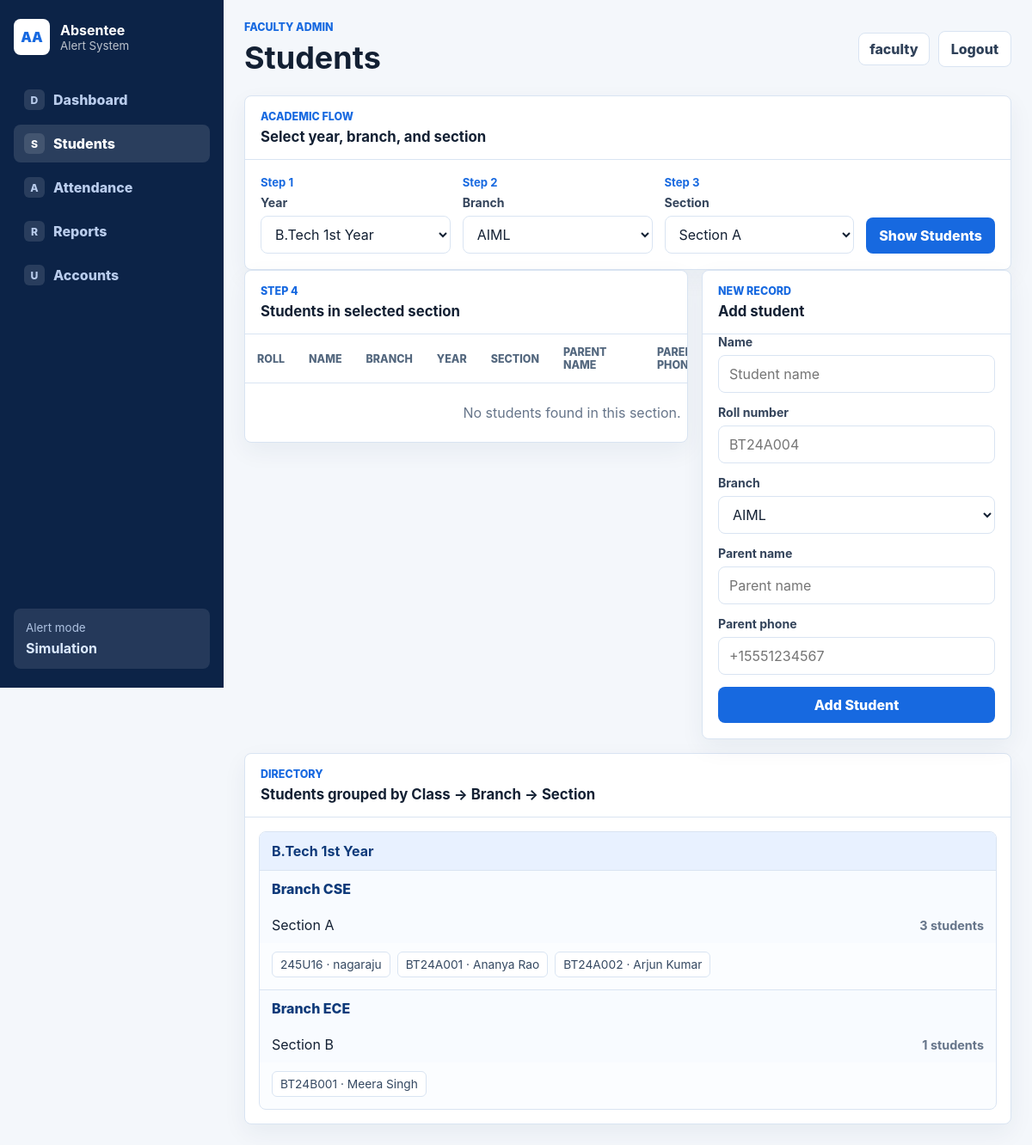
The app's page /students (signed in) with its own data.
### tables this page shows
CREATE TABLE users (
                id INTEGER PRIMARY KEY AUTOINCREMENT,
                username TEXT NOT NULL UNIQUE,
                password TEXT NOT NULL,
                role TEXT NOT NULL CHECK(role IN ('faculty', 'student')),
                student_id INTEGER UNIQUE,
                created_at TEXT NOT NULL DEFAULT CURRENT_TIMESTAMP,
                FOREIGN KEY(student_id) REFERENCES students(id) ON DELETE CASCADE
            );

CREATE TABLE students (
                id INTEGER PRIMARY KEY AUTOINCREMENT,
                name TEXT NOT NULL,
                roll TEXT NOT NULL UNIQUE,
                "class" INTEGER NOT NULL,
                section INTEGER NOT NULL,
                parent_phone TEXT NOT NULL,
                created_at TEXT NOT NULL DEFAULT CURRENT_TIMESTAMP, branch TEXT NOT NULL DEFAULT 'CSE', parent_name TEXT NOT NULL DEFAULT 'Parent',
                FOREIGN KEY("class") REFERENCES classes(id) ON DELETE RESTRICT,
                FOREIGN KEY(section) REFERENCES sections(id) ON DELETE RESTRICT
            );

### app.py (the view)
@app.route("/students")
@login_required("faculty")
def students():
    with get_db() as conn:
        class_id, branch, section_id = selected_or_default(conn)
        classes = get_classes(conn)
        branches = get_branches(conn)
        sections = get_sections(conn, class_id)
        selected_students = get_students(conn, class_id, section_id, branch) if class_id and section_id and branch else []
        groups = grouped_students(conn)
    return render_template(
        "students.html",
        classes=classes,
        branches=branches,
        sections=sections,
        selected_class_id=class_id,
        selected_branch=branch,
        selected_section_id=section_id,
        students=selected_students,
        groups=groups,
    )

### app.py (called while the page is built, shortened)
def get_db() -> sqlite3.Connection:
    conn = sqlite3.connect(DB_PATH)
    conn.row_factory = sqlite3.Row
    conn.execute("PRAGMA foreign_keys = ON")
    return conn

def rows_to_dicts(rows: list[sqlite3.Row]) -> list[dict[str, Any]]:
    return [dict(row) for row in rows]

def current_user() -> dict[str, Any] | None:
    user_id = session.get("user_id")
    if not user_id:
        return None
    with get_db() as conn:
        user = conn.execute(
            "SELECT id, username, role, student_id FROM users WHERE id = ?",
            (user_id,),
        ).fetchone()
    if not user:
        session.clear()
        return None
    return dict(user)

def login_required(role: str | None = None):
    def decorator(view):
        @wraps(view)
        def wrapped(*args, **kwargs):
            user = current_user()
            if not user:
                flash("Please log in to continue.", "error")
                return redirect(url_for("login", role=role or "faculty"))
            if role and user["role"] != role:
                flash("You do not have access to that page.", "error")
                return redirect(url_for("home"))
            return view(*args, **kwargs)
        return wrapped
    return decorator

def get_classes(conn: sqlite3.Connection) -> list[dict[str, Any]]:
    return rows_to_dicts(
        conn.execute("SELECT id, name, year FROM classes ORDER BY year").fetchall()
    )

def get_sections(conn: sqlite3.Connection, class_id: int | None = None) -> list[dict[str, Any]]:
    if class_id:
        rows = conn.execute(
            """
            SELECT sec.id, sec.class_id, sec.section_name, cls.name AS class_name, cls.year
            FROM sections sec
            JOIN classes cls ON cls.id = sec.class_id
            WHERE sec.class_id = ?
            ORDER BY sec.section_name
            """,
            (class_id,),
        ).fetchall()
    return rows_to_dicts(rows)

def get_branches(conn: sqlite3.Connection) -> list[dict[str, Any]]:
    return rows_to_dicts(
        conn.execute("SELECT id, branch_name FROM branches ORDER BY branch_name").fetchall()
    )

def branch_names(conn: sqlite3.Connection) -> set[str]:
    return {row["branch_name"] for row in conn.execute("SELECT branch_name FROM branches").fetchall()}

def twilio_ready() -> bool:
    return bool(
        Client
        and os.environ.get("TWILIO_ACCOUNT_SID")
        and os.environ.get("TWILIO_AUTH_TOKEN")
        and os.environ.get("TWILIO_FROM_NUMBER")
    )

### templates/students.html (shortened to what this page needs)
<!doctype html>
<html lang="en">
  <head>
    <link rel="stylesheet" href="{{ url_for('static', filename='style.css') }}">
  </head>
  <body>
    <div class="app-shell">
      <aside class="sidebar">
        <a class="brand-lockup compact" href="{{ url_for('faculty_dashboard') }}">
          <span class="brand-mark">AA</span>
          <span>
            <strong>Absentee</strong>
            <small>Alert System</small>
          </span>
        </a>
        <nav class="sidebar-nav">
          <a href="{{ url_for('faculty_dashboard') }}"><span class="nav-icon">D</span>Dashboard</a>
          <a class="active" href="{{ url_for('students') }}"><span class="nav-icon">S</span>Students</a>
          <a href="{{ url_for('attendance') }}"><span class="nav-icon">A</span>Attendance</a>
          <a href="{{ url_for('reports') }}"><span class="nav-icon">R</span>Reports</a>
          <a href="{{ url_for('accounts') }}"><span class="nav-icon">U</span>Accounts</a>
        </nav>
        <div class="mode-card">
          <span>Alert mode</span>
          <strong>{{ alert_mode }}</strong>
        </div>
      </aside>
      <main class="main-content">
        <header class="topbar">
          <div>
            <p class="eyebrow">Faculty Admin</p>
            <h1>Students</h1>
          </div>
          <div class="topbar-actions">
            <span class="user-chip">{{ current_user.username }}</span>
            <a class="btn ghost" href="{{ url_for('logout') }}">Logout</a>
          </div>
        </header>
        <section class="panel">
          <div class="panel-title">
            <div>
              <p>Academic flow</p>
              <h2>Select year, branch, and section</h2>
            </div>
          </div>
          <form class="flow-grid" method="get">
            <label>
              <strong>Step 1</strong>
              <span>Year</span>
              <select name="class_id">
                {% for cls in classes %}
                  <option value="{{ cls.id }}" {% if selected_class_id == cls.id %}selected{% endif %}>{{ cls.name }}</option>
                {% endfor %}
              </select>
            </label>
            <label>
              <strong>Step 2</strong>
              <span>Branch</span>
              <select name="branch">
                {% for branch in branches %}
                  <option value="{{ branch.branch_name }}" {% if selected_branch == branch.branch_name %}selected{% endif %}>{{ branch.branch_name }}</option>
                {% endfor %}
              </select>
            </label>
            <label>
              <strong>Step 3</strong>
              <span>Section</span>
              <select name="section_id">
                {% for section in sections %}
                  <option value="{{ section.id }}" {% if selected_section_id == section.id %}selected{% endif %}>Section {{ section.section_name }}</option>
                {% endfor %}
              </select>
            </label>
            <button class="btn primary" type="submit">Show Students</button>
          </form>
        </section>
        <section class="two-column align-start">
          <article class="panel">
            <div class="panel-title">
              <div>
                <p>Step 4</p>
                <h2>Students in selected section</h2>
              </div>
            </div>
            <div class="table-wrap">
              <table>
                <thead>
                  <tr>
                    <th>Roll</th>
                    <th>Name</th>
                    <th>Branch</th>
                    <th>Year</th>
                    <th>Section</th>
                    <th>Parent Name</th>
                    <th>Parent Phone</th>
                  </tr>
                </thead>
                <tbody>
                  {% for student in students %}
                    <tr>
                      <td>{{ student.roll }}</td>
                      <td>{{ student.name }}</td>
                      <td>{{ student.branch }}</td>
                      <td>{{ student.class_name }}</td>
                      <td>{{ student.section_name }}</td>
                      <td>{{ student.parent_name }}</td>
                      <td>{{ student.parent_phone }}</td>
                      <td>{{ student.login_username or "Not signed up" }}</td>
                      <td><strong>{{ student.attendance_percentage }}%</strong></td>
                    </tr>
                  {% else %}
                    <tr><td colspan="9" class="empty-cell">No students found in this section.</td></tr>
                  {% endfor %}
                </tbody>
              </table>
            </div>
          </article>
          <aside class="panel">
            <div class="panel-title">
              <div>
                <p>New record</p>
                <h2>Add student</h2>
              </div>
            </div>
            <form class="form-stack padded" method="post" action="{{ url_for('add_student') }}">
              <label>
                <span>Name</span>
                <input name="name" placeholder="Student name" required>
              </label>
              <label>
                <span>Roll number</span>
                <input name="roll" placeholder="BT24A004" required>
              </label>
              <label>
                <span>Branch</span>
                <select name="branch">
                  {% for branch in branches %}
                    <option value="{{ branch.branch_name }}" {% if selected_branch == branch.branch_name %}selected{% endif %}>{{ branch.branch_name }}</option>
                  {% endfor %}
                </select>
              </label>
              <label>
                <span>Parent name</span>
                <input name="parent_name" placeholder="Parent name" required>
              </label>
              <label>
                <span>Parent phone</span>
                <input name="parent_phone" placeholder="+15551234567" required>
              </label>
              <button class="btn primary wide" type="submit">Add Student</button>
            </form>
          </aside>
        </section>
        <section class="panel">
          <div class="panel-title">
            <div>
              <p>Directory</p>
              <h2>Students grouped by Class -> Branch -> Section</h2>
            </div>
          </div>
          {% if groups %}
            <div class="group-stack">
              {% for group in groups %}
                <div class="class-group">
                  <div class="group-heading">
                    <strong>{{ group.class_name }}</strong>
                  </div>
                  {% for branch in group.branches %}
                    <div class="section-table">
                      <div class="section-line branch-line">
                        <span>Branch {{ branch.branch }}</span>
                      </div>
                      {% for section in branch.sections %}
                        <div class="section-line">
                          <span>Section {{ section.section_name }}</span>
                          <strong>{{ section.students|length }} students</strong>
                        </div>
                        <div class="mini-list">
                          {% for student in section.students %}
                            <span>{{ student.roll }} · {{ student.name }}</span>
                          {% endfor %}
                        </div>
                      {% endfor %}
                    </div>
                  {% endfor %}
                </div>
              {% endfor %}
            </div>
          {% else %}
            <div class="empty-state">No students added yet.</div>
          {% endif %}
        </section>
      </main>
    </div>
  </body>
</html>

### records on screen
users: username "faculty"
students: branch "CSE", section_name "A", students|length "3", roll "245U16", name "nagaraju"
users: roll "BT24A001", name "Ananya Rao"
students: roll "BT24A002", name "Arjun Kumar"
students: branch "ECE", section_name "B", students|length "1", roll "BT24B001", name "Meera Singh"

### other values on screen
{{ alert_mode }} "Simulation"
{{ group.class_name }} "B.Tech 1st Year"
form field class_id "B.Tech 1st Year"
form field branch "AIML"
